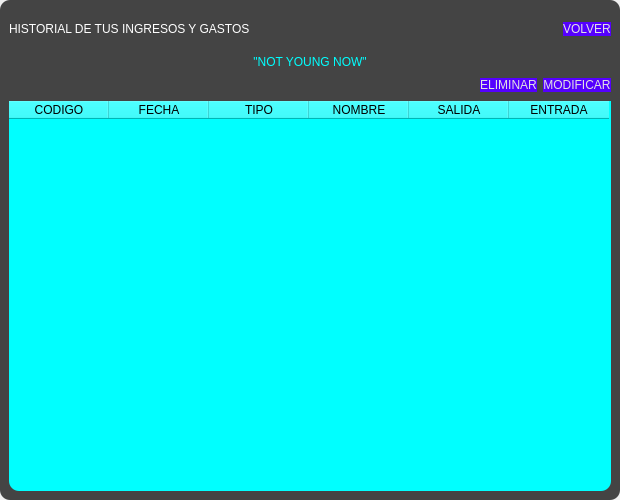
<?xml version="1.0" encoding="UTF-8"?>
<ui version="4.0">
 <class>MainWindow</class>
 <widget class="QMainWindow" name="MainWindow">
  <property name="geometry">
   <rect>
    <x>0</x>
    <y>0</y>
    <width>620</width>
    <height>500</height>
   </rect>
  </property>
  <property name="minimumSize">
   <size>
    <width>620</width>
    <height>500</height>
   </size>
  </property>
  <property name="maximumSize">
   <size>
    <width>620</width>
    <height>600</height>
   </size>
  </property>
  <property name="windowTitle">
   <string>MainWindow</string>
  </property>
  <widget class="QWidget" name="centralwidget">
   <layout class="QVBoxLayout" name="verticalLayout">
    <property name="leftMargin">
     <number>0</number>
    </property>
    <property name="topMargin">
     <number>0</number>
    </property>
    <property name="rightMargin">
     <number>0</number>
    </property>
    <property name="bottomMargin">
     <number>0</number>
    </property>
    <item>
     <widget class="QFrame" name="frame">
      <property name="styleSheet">
       <string notr="true">QFrame{
	background-color: rgb(68, 68, 68);
	border-radius: 10px;
}</string>
      </property>
      <property name="frameShape">
       <enum>QFrame::StyledPanel</enum>
      </property>
      <property name="frameShadow">
       <enum>QFrame::Raised</enum>
      </property>
      <layout class="QVBoxLayout" name="verticalLayout_2">
       <property name="leftMargin">
        <number>9</number>
       </property>
       <property name="topMargin">
        <number>9</number>
       </property>
       <property name="rightMargin">
        <number>9</number>
       </property>
       <property name="bottomMargin">
        <number>9</number>
       </property>
       <item>
        <widget class="QFrame" name="frame_superior">
         <property name="minimumSize">
          <size>
           <width>0</width>
           <height>40</height>
          </size>
         </property>
         <property name="maximumSize">
          <size>
           <width>16777215</width>
           <height>40</height>
          </size>
         </property>
         <property name="frameShape">
          <enum>QFrame::StyledPanel</enum>
         </property>
         <property name="frameShadow">
          <enum>QFrame::Raised</enum>
         </property>
         <layout class="QHBoxLayout" name="horizontalLayout">
          <property name="leftMargin">
           <number>0</number>
          </property>
          <property name="topMargin">
           <number>0</number>
          </property>
          <property name="rightMargin">
           <number>0</number>
          </property>
          <property name="bottomMargin">
           <number>0</number>
          </property>
          <item>
           <widget class="QLabel" name="label">
            <property name="styleSheet">
             <string notr="true">font: 63 italic 8pt &quot;Cascadia Mono SemiBold&quot;;
color: rgb(255, 255, 255);</string>
            </property>
            <property name="text">
             <string>HISTORIAL DE TUS INGRESOS Y GASTOS</string>
            </property>
           </widget>
          </item>
          <item>
           <spacer name="horizontalSpacer">
            <property name="orientation">
             <enum>Qt::Horizontal</enum>
            </property>
            <property name="sizeHint" stdset="0">
             <size>
              <width>191</width>
              <height>17</height>
             </size>
            </property>
           </spacer>
          </item>
          <item>
           <widget class="QPushButton" name="btnvolver">
            <property name="styleSheet">
             <string notr="true">QPushButton {
  padding: 0.5em 1.7em;
  margin: 0 0.1em 0.1em 0;
  border: 0.16em solid rgba(255, 255, 255, 0);
  background-color: rgb(85, 0, 255);
  border-radius: 15px;
  font-weight: 300;
  color: rgb(226, 226, 226);
  text-align: center;
  font: 63  10pt &quot;Segoe UI Variable Text Semibold&quot;;
}

QPushButton:hover {
	color: rgb(0, 0, 0);
	
	background-color: rgb(226, 226, 226);
	border-color: rgb(255, 255, 0);
}</string>
            </property>
            <property name="text">
             <string>VOLVER</string>
            </property>
           </widget>
          </item>
         </layout>
        </widget>
       </item>
       <item>
        <widget class="QFrame" name="frame_contenido">
         <property name="frameShape">
          <enum>QFrame::StyledPanel</enum>
         </property>
         <property name="frameShadow">
          <enum>QFrame::Raised</enum>
         </property>
         <layout class="QVBoxLayout" name="verticalLayout_3">
          <property name="leftMargin">
           <number>0</number>
          </property>
          <property name="topMargin">
           <number>0</number>
          </property>
          <property name="rightMargin">
           <number>0</number>
          </property>
          <property name="bottomMargin">
           <number>0</number>
          </property>
          <item>
           <widget class="QLabel" name="label_2">
            <property name="styleSheet">
             <string notr="true">font: 63 italic 18pt &quot;Cascadia Mono SemiBold&quot;;
color: rgb(0, 255, 255);</string>
            </property>
            <property name="text">
             <string>&quot;NOT YOUNG NOW&quot;</string>
            </property>
            <property name="alignment">
             <set>Qt::AlignCenter</set>
            </property>
           </widget>
          </item>
          <item>
           <layout class="QHBoxLayout" name="horizontalLayout_2">
            <item>
             <spacer name="horizontalSpacer_2">
              <property name="orientation">
               <enum>Qt::Horizontal</enum>
              </property>
              <property name="sizeHint" stdset="0">
               <size>
                <width>40</width>
                <height>20</height>
               </size>
              </property>
             </spacer>
            </item>
            <item>
             <widget class="QPushButton" name="btneliminar">
              <property name="styleSheet">
               <string notr="true">QPushButton {
  padding: 0.5em 1.7em;
  margin: 0 0.1em 0.1em 0;
  border: 0.16em solid rgba(255, 255, 255, 0);
  background-color: rgb(85, 0, 255);
  border-radius: 15px;
  font-weight: 300;
  color: rgb(226, 226, 226);
  text-align: center;
  font: 63  10pt &quot;Segoe UI Variable Text Semibold&quot;;
}

QPushButton:hover {
	color: rgb(0, 0, 0);
	
	background-color: rgb(226, 226, 226);
	border-color: rgb(255, 255, 0);
}</string>
              </property>
              <property name="text">
               <string>ELIMINAR</string>
              </property>
             </widget>
            </item>
            <item>
             <widget class="QPushButton" name="btnmodificar">
              <property name="styleSheet">
               <string notr="true">QPushButton {
  padding: 0.5em 1.7em;
  margin: 0 0.1em 0.1em 0;
  border: 0.16em solid rgba(255, 255, 255, 0);
  background-color: rgb(85, 0, 255);
  border-radius: 15px;
  font-weight: 300;
  color: rgb(226, 226, 226);
  text-align: center;
  font: 63  10pt &quot;Segoe UI Variable Text Semibold&quot;;
}

QPushButton:hover {
	color: rgb(0, 0, 0);
	
	background-color: rgb(226, 226, 226);
	border-color: rgb(255, 255, 0);
}</string>
              </property>
              <property name="text">
               <string>MODIFICAR</string>
              </property>
             </widget>
            </item>
           </layout>
          </item>
          <item>
           <widget class="QTableWidget" name="tblistar">
            <property name="minimumSize">
             <size>
              <width>0</width>
              <height>0</height>
             </size>
            </property>
            <property name="tabletTracking">
             <bool>false</bool>
            </property>
            <property name="layoutDirection">
             <enum>Qt::LeftToRight</enum>
            </property>
            <property name="styleSheet">
             <string notr="true">background-color: rgb(0, 255, 255);
</string>
            </property>
            <column>
             <property name="text">
              <string>CODIGO</string>
             </property>
            </column>
            <column>
             <property name="text">
              <string>FECHA</string>
             </property>
            </column>
            <column>
             <property name="text">
              <string>TIPO</string>
             </property>
            </column>
            <column>
             <property name="text">
              <string>NOMBRE</string>
             </property>
            </column>
            <column>
             <property name="text">
              <string>SALIDA</string>
             </property>
            </column>
            <column>
             <property name="text">
              <string>ENTRADA</string>
             </property>
            </column>
           </widget>
          </item>
         </layout>
        </widget>
       </item>
      </layout>
     </widget>
    </item>
   </layout>
  </widget>
 </widget>
 <resources/>
 <connections/>
</ui>
